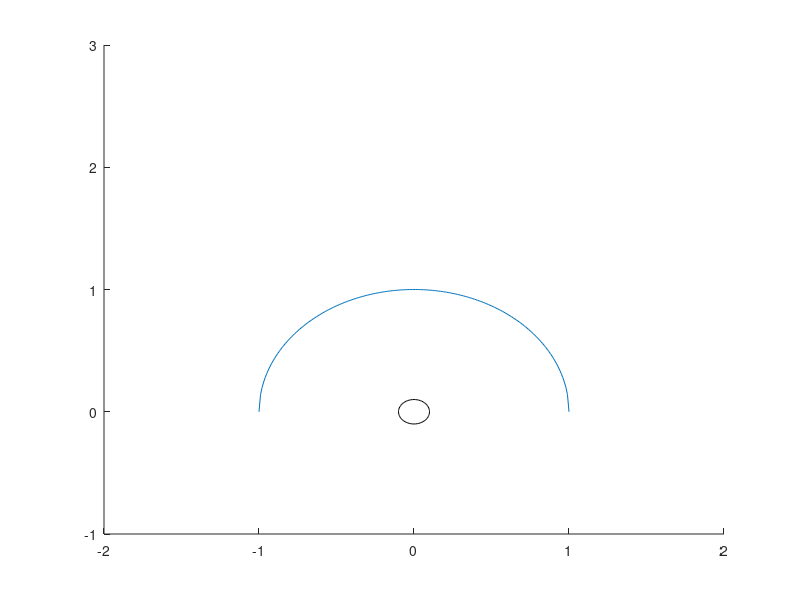

The MATLAB script that drew this image: (Note: this script raises an error after producing the figure.)
% close all;
% clear all;

%% parameters
m = 1; %mass of the ball, kg
R = 1; %radius of the slope, m
r = 0.1; %radius of the ball, m
c = 0; %damping, 1/s

g = 9.81;
umax =  9*m; % N
umin = -9*m; % N

sign = 1; 
%% initial conditions

theta0  = 0;
dtheta0 = 0;

x0 = [theta0, dtheta0]';

%% Call animation function
animation_figure_id = 100;
close(figure(animation_figure_id));
figure(animation_figure_id)
set(gcf,'position',[1400,500,450,400])
ax = axes('XLim',[-2,2],'YLim',[-1,3],'ZLim',[-5,5]); 
h_ball = rectangle('position',[-r,-r,2*r,2*r],'Curvature',[1 1]); hold on;

if sign == 1
    h_slope = plot([-R:0.01:R],sqrt(R^2-[-R:0.01:R].^2));
else
    h_slope = plot([-R:0.01:R],-sqrt(R^2-[-R:0.01:R].^2));
end
t_ball = hgtransform('Parent',ax);
t_slope = hgtransform('Parent',ax);
set(h_ball,'Parent',t_ball);
set(h_slope,'Parent',t_slope);


if sign == 1
    set(t_ball,'Matrix',makehgtform('translate',[0 R+r 0]));
else
    set(t_slope,'Matrix',makehgtform('translate',[0 R-r 0]));
end

%% design lqr gains
lqr_des;

%% initialization of RLS
C0 = [0 0 0]';
P0 = 1*eye(3);
